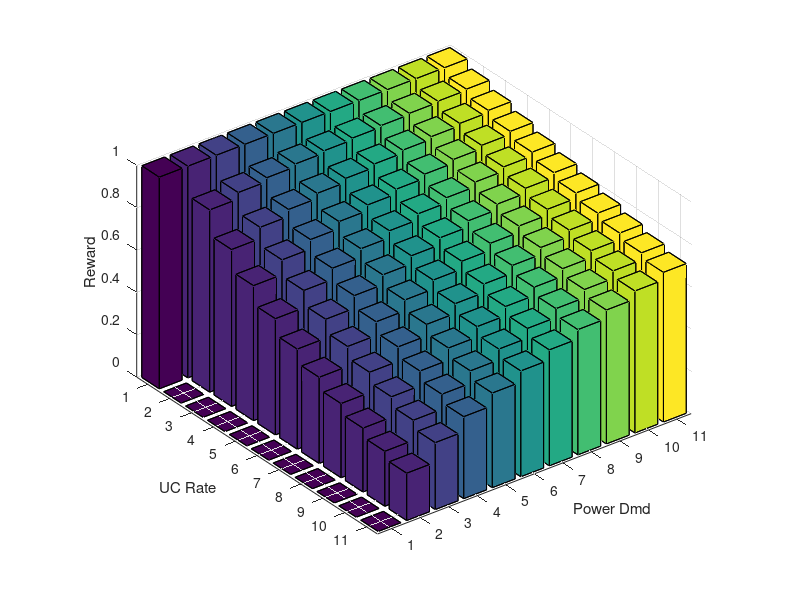

Reproduce this figure in MATLAB.
x = linspace(0, 1, 11); % Power Dmd (weight)
y = linspace(0, 1, 11); % UC Rate

[X, Y] = meshgrid(x, y);

% F = X .* Y;

F = ((X .* 0.5) .^ (Y .* 0.5));

% surf(X, Y, F);
bar3(F);
xlabel('Power Dmd');
ylabel('UC Rate');
zlabel('Reward');